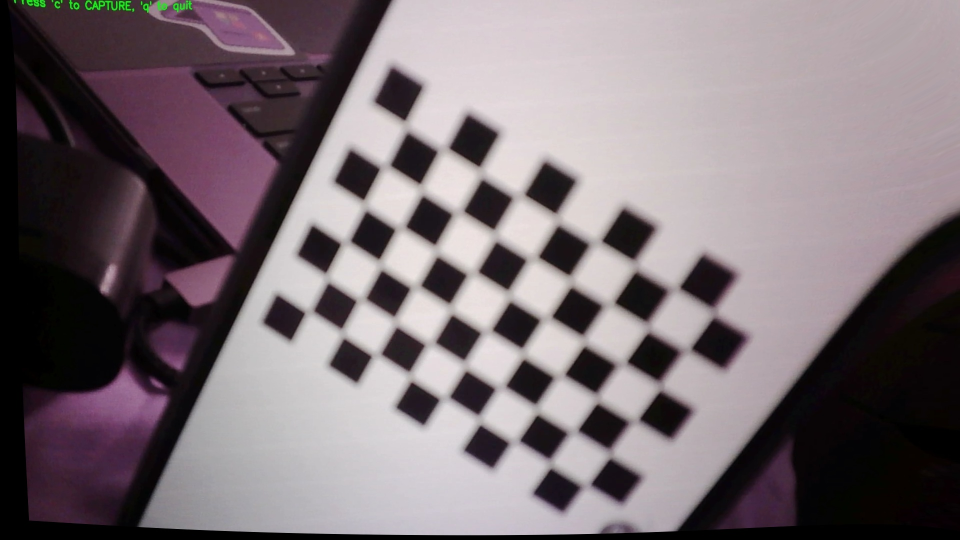
#> input picture data/calib/undist_example.jpg, 1920 x 1080 px, given in place of the camera (shown at 1/2 size)
$ python generate_comprehensive_depth.py 5 5
#> lines starting #> are read from the running program, lines starting #| are printed output that depends on the picture; after the words box and inside, x2 and y2 are one past the last pixel; in counts of white or black regions, pixels touching at a corner belong together
#!/usr/bin/env python3
"""
Enhanced depth graph generator with surface detection and dense mapping.
Creates comprehensive depth visualization of the entire scene.
"""

import cv2
import numpy as np
import matplotlib
matplotlib.use('Agg')
import matplotlib.pyplot as plt
from mpl_toolkits.mplot3d import Axes3D
from sklearn.cluster import DBSCAN
from sklearn.linear_model import RANSACRegressor
import warnings
import sys
warnings.filterwarnings('ignore')

def capture_stereo_images(cam_left=0, cam_right=1):
    """Capture images from two cameras."""
#> called with cam_left = 5, cam_right = 5
    print(f"Capturing from cameras {cam_left} and {cam_right}...")

    cap_left = cv2.VideoCapture(cam_left)
    cap_right = cv2.VideoCapture(cam_right)

    if not cap_left.isOpened() or not cap_right.isOpened():
        print("Error: Could not open cameras")
        return None, None

    # Warm up cameras
    for _ in range(5):
        cap_left.read()
        cap_right.read()
#> this loop made 5 passes
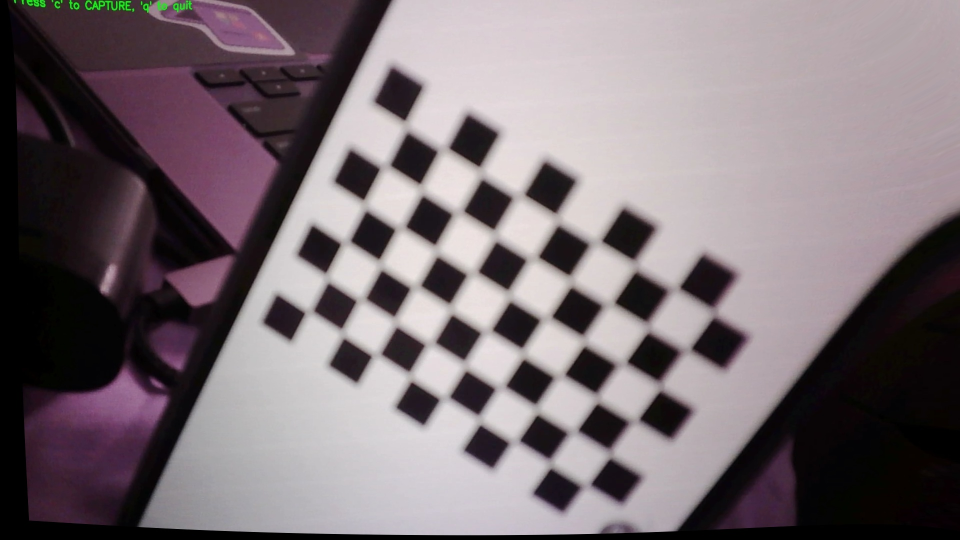
#> input picture data/calib/undist_example.jpg, 1920 x 1080 px, given in place of the camera (shown at 1/2 size)

    ret_left, img_left = cap_left.read()
#> img_left is the input picture: shape (1080, 1920, 3); mean B, G, R 116, 111, 121.9
    ret_right, img_right = cap_right.read()

    cap_left.release()
    cap_right.release()

    if not ret_left or not ret_right:
        return None, None

    print(f"✓ Captured images: {img_left.shape}")
#| ✓ Captured images: (1080, 1920, 3)
    return img_left, img_right


def compute_dense_disparity(img1, img2):
    """
    Compute dense disparity map using Semi-Global Block Matching (SGBM).
    This creates a depth value for EVERY pixel, not just feature points.
    """
    print("\n📊 Computing DENSE disparity map (this gives depth for every pixel)...")

    # Convert to grayscale
    gray1 = cv2.cvtColor(img1, cv2.COLOR_BGR2GRAY)
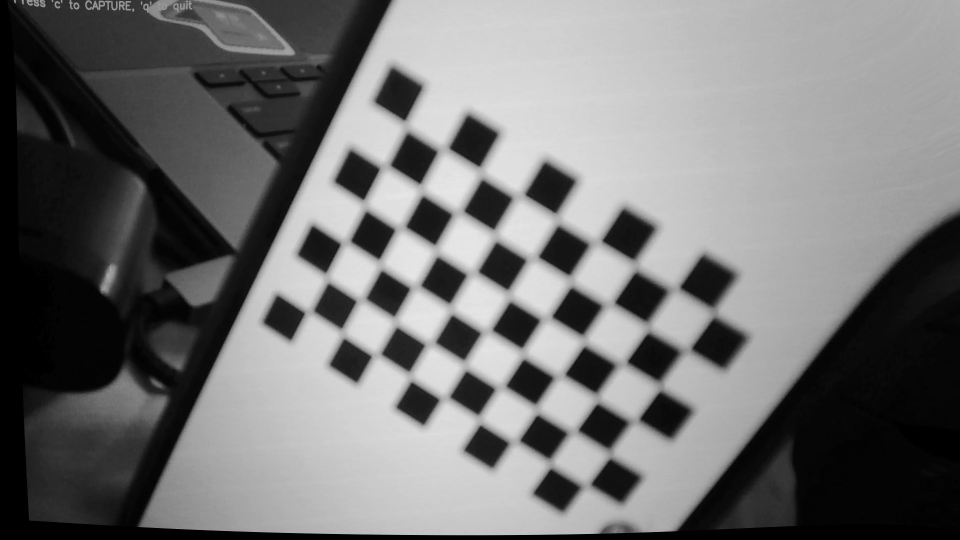
#> gray1: shape (1080, 1920) (shown at 1/2 size); min 0, max 232, mean 114.8
    gray2 = cv2.cvtColor(img2, cv2.COLOR_BGR2GRAY)

    # CLAHE for better contrast
    clahe = cv2.createCLAHE(clipLimit=2.0, tileGridSize=(8, 8))
    gray1 = clahe.apply(gray1)
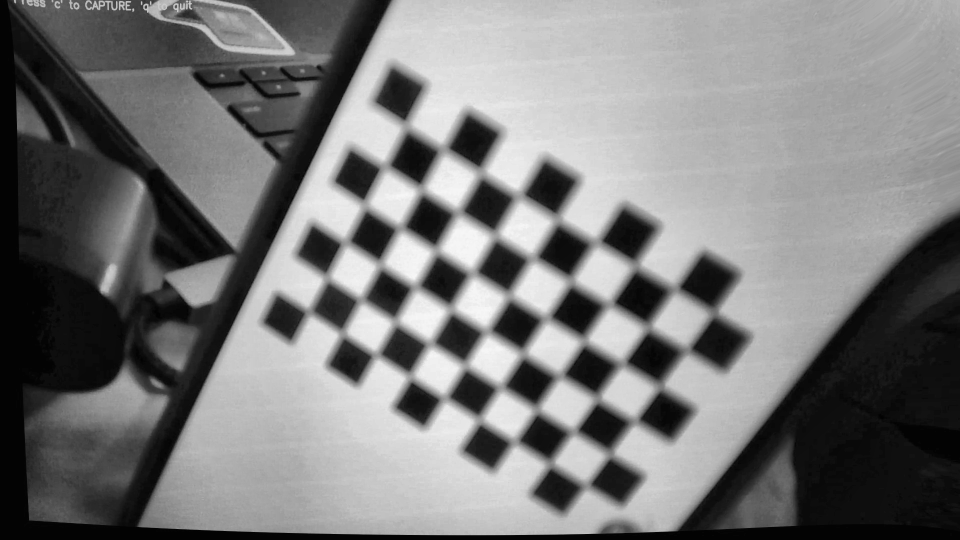
#> gray1: shape (1080, 1920) (shown at 1/2 size); min 1, max 247, mean 120.9
    gray2 = clahe.apply(gray2)

    # SGBM parameters tuned for comprehensive depth mapping
    window_size = 5
    min_disp = 0
    num_disp = 16 * 12  # 192 disparities for good range

    stereo = cv2.StereoSGBM_create(
        minDisparity=min_disp,
        numDisparities=num_disp,
        blockSize=window_size,
        P1=8 * 3 * window_size ** 2,
        P2=32 * 3 * window_size ** 2,
        disp12MaxDiff=2,
        uniquenessRatio=10,
        speckleWindowSize=100,
        speckleRange=32,
        preFilterCap=63,
        mode=cv2.STEREO_SGBM_MODE_SGBM_3WAY
    )

    # Compute disparity
    disparity = stereo.compute(gray1, gray2).astype(np.float32) / 16.0
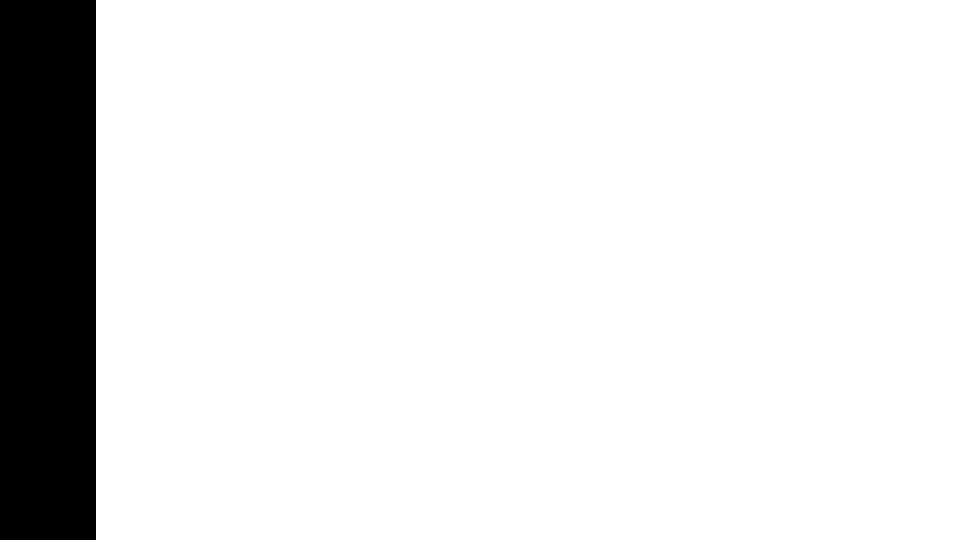
#> disparity: shape (1080, 1920) float32 (shown at 1/2 size); values -1 (black) and 0 (white), 90% white; 1 black region, box (x1, y1, x2, y2) and area: (0, 0, 192, 1080) 207360

    # Post-process: median filter to reduce noise
    valid_mask = disparity > 0
#> valid_mask: shape (1080, 1920) bool; every value is 0
    if np.any(valid_mask):
        disparity_uint = (disparity * 16).astype(np.uint16)
        disparity_filtered = cv2.medianBlur(disparity_uint, 5)
        disparity = disparity_filtered.astype(np.float32) / 16.0

    valid_pixels = np.sum(disparity > 0)
#> valid_pixels = 0
    total_pixels = disparity.shape[0] * disparity.shape[1]
#> total_pixels = 2073600
    coverage = 100 * valid_pixels / total_pixels
#> coverage = 0

    print(f"✓ Dense disparity computed: {valid_pixels:,}/{total_pixels:,} pixels ({coverage:.1f}% coverage)")
#| ✓ Dense disparity computed: 0/2,073,600 pixels (0.0% coverage)

    return disparity


def disparity_to_depth(disparity, baseline_mm=100, focal_length=None, img_width=None):
    """
    Convert disparity map to depth map.
    Depth = (baseline * focal_length) / disparity
    """
    if focal_length is None:
        # Estimate focal length from image width
        focal_length = img_width * 0.7

    # Create depth map
    depth_map = np.zeros_like(disparity, dtype=np.float32)
    valid_mask = disparity > 1.0  # Avoid division by very small numbers

    depth_map[valid_mask] = (baseline_mm * focal_length) / (disparity[valid_mask] + 1e-6)

    # Filter outliers
    if np.any(valid_mask):
        median_depth = np.median(depth_map[valid_mask])
        # Keep depths within reasonable range
        depth_map[depth_map > median_depth * 5] = 0
        depth_map[depth_map < median_depth * 0.1] = 0

    return depth_map


# [291 lines left out: functions create_3d_point_cloud, detect_surfaces, create_comprehensive_visualization, not called in this run]


def main():
    print("=" * 70)
    print("COMPREHENSIVE DEPTH GRAPH GENERATOR")
    print("with Surface Detection and Dense Mapping")
    print("=" * 70)

    # Get camera indices from command line or use defaults
    cam_left = 0
    cam_right = 1

    if len(sys.argv) >= 3:
        try:
            cam_left = int(sys.argv[1])
            cam_right = int(sys.argv[2])
        except ValueError:
            print("❌ Invalid camera indices. Using defaults (0, 1)")
    elif len(sys.argv) == 2:
        print("⚠️  Need both camera indices. Usage: python generate_comprehensive_depth.py <left_cam> <right_cam>")
        print("   Using defaults: cameras 0 and 1")

    print(f"\n📸 Using cameras: {cam_left} (left) and {cam_right} (right)")
    print("   To use iPhone: First run 'python list_cameras.py' to find iPhone camera index")

    # 1. Capture stereo images
    print("\n[1/5] Capturing stereo images...")
    img_left, img_right = capture_stereo_images(cam_left=cam_left, cam_right=cam_right)

    if img_left is None or img_right is None:
        print("❌ Failed to capture images")
        return

    cv2.imwrite('captured_left.jpg', img_left)
    cv2.imwrite('captured_right.jpg', img_right)

    # 2. Compute dense disparity map
    print("\n[2/5] Computing dense disparity (every pixel gets a depth)...")
    disparity = compute_dense_disparity(img_left, img_right)

    valid_pixels = np.sum(disparity > 0)
#> valid_pixels = 0
    if valid_pixels < 1000:
        print(f"\n⚠️  WARNING: Very few valid depth pixels ({valid_pixels})")
#| ⚠️  WARNING: Very few valid depth pixels (0)
        print("💡 TO IMPROVE:")
        print("  1. 💡 Improve lighting - add more light to the scene")
        print("  2. 💡 Ensure even illumination (no harsh shadows)")
        print("  3. Position cameras side-by-side with overlapping views")
        print("  4. Add textured objects (patterns, details, not plain surfaces)")

    # 3. Convert disparity to depth
    print("\n[3/5] Converting disparity to depth map...")
    depth_map = disparity_to_depth(disparity, baseline_mm=100, img_width=img_left.shape[1])
#> in disparity_to_depth, `depth_map[valid_mask] = (baseline_mm * focal_length) / (disparity[vali..`: depth_map: shape (1080, 1920) float32; every value is 0

    valid_depths = depth_map[depth_map > 0]
#> valid_depths = empty array
    print(f"✓ Depth range: {valid_depths.min():.1f} to {valid_depths.max():.1f} mm")
    print(f"  Median depth: {np.median(valid_depths):.1f} mm ({np.median(valid_depths)/10:.1f} cm)")

    # 4. Create 3D point cloud
    print("\n[4/5] Creating 3D point cloud...")
    points_3d, colors = create_3d_point_cloud(depth_map, img_left, subsample=3)

    # 5. Detect surfaces
    print("\n[5/5] Detecting planar surfaces...")
    surfaces, surface_labels = detect_surfaces(points_3d, colors)

    # 6. Create comprehensive visualization
    print("\nCreating comprehensive visualization...")
    create_comprehensive_visualization(img_left, img_right, depth_map, points_3d, colors, surfaces, surface_labels)

    print("\n" + "=" * 70)
    print("✅ COMPREHENSIVE DEPTH GRAPH COMPLETE!")
    print("=" * 70)
    print("\nOutput files:")
    print("  - comprehensive_depth_graph.png (main visualization)")
    print("  - captured_left.jpg (camera 0 view)")
    print("  - captured_right.jpg (camera 1 view)")

    print(f"\n📊 Summary:")
    print(f"  Dense coverage: {100*len(valid_depths)/depth_map.size:.1f}% of pixels")
    print(f"  3D points: {len(points_3d):,}")
    print(f"  Surfaces detected: {len(surfaces) if surfaces else 0}")
    print(f"  Depth range: {valid_depths.min():.1f} - {valid_depths.max():.1f} mm")


if __name__ == "__main__":
    try:
        main()
    except Exception as e:
        print(f"\n❌ Error: {e}")
        import traceback
        traceback.print_exc()
